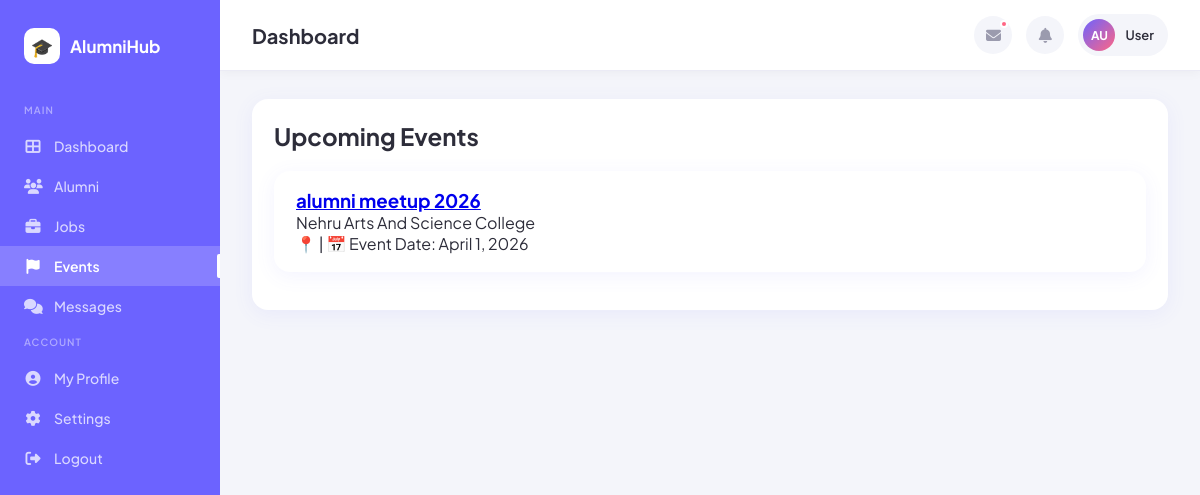
Page /events/ (signed in) on the committed database.
### teacher_module/models.py (models this page shows, shortened)
class EventPost(models.Model):
    posted_by = models.ForeignKey(User, on_delete=models.CASCADE, related_name="teacher_event_posts")
    title = models.CharField(max_length=200)
    venue = models.CharField(max_length=200, blank=True)
    event_date = models.DateField()
    event_time = models.TimeField(null=True, blank=True)
    registration_link = models.URLField(blank=True)
    description = models.TextField()
    created_at = models.DateTimeField(auto_now_add=True)

### alumni_module/views.py (the view)
# urls.py: path('events/', views.events, name='events'),
@login_required
def events(request):
    events = EventPost.objects.all().order_by("-id")
    return render(request, "alumni/events.html", {"events": events})

### templates/alumni/events.html (shortened to what this page needs)
{% extends "base_dashboard.html" %}
{% block content %}
<div class="card">
    <h2 style="margin-bottom:20px;">Upcoming Events</h2>
    {% for event in events %}
        <div class="post-card">
            <a href="{% url 'event_detail' event.id %}" class="event-link">
                <h3>{{ event.title }}</h3>
            </a>
            <p>{{ event.description }}</p>
            <div class="meta">
                📍 {{ event.location }} |
                📅 Event Date: {{ event.event_date }}
            </div>
        </div>
    {% empty %}
        <div class="empty-state">No events available.</div>
    {% endfor %}
</div>
{% endblock %}

### templates/base_dashboard.html (style rules this page uses)
*, *::before, *::after { box-sizing: border-box; margin: 0; padding: 0; }
:root { --primary: #6C63FF; --primary-light: #EEF0FF; --primary-dark: #5A52D5; --accent: #FF6584; --accent2: #43C6AC; --sidebar-bg: #6C63FF; --sidebar-text: rgba(255,255,255,0.75); --bg: #F4F5FA; --card: #fff; --text: #2D2D3A; --text-muted: #9B9BAE; --border: #EBEBF5; --shadow: 0 4px 20px rgba(108,99,255,0.08); --radius: 16px; }
body { font-family: 'Plus Jakarta Sans', sans-serif; background: var(--bg); color: var(--text); display: flex; min-height: 100vh; }
.card { background: var(--card); border-radius: var(--radius); padding: 22px; box-shadow: var(--shadow); }
.post-card { background: var(--card); border-radius: var(--radius); padding: 18px 22px; box-shadow: var(--shadow); margin-bottom: 16px; }

### rows in the picture
EventPost: title "alumni meetup 2026", description "Nehru Arts And Science College", event_date "April 1, 2026"
